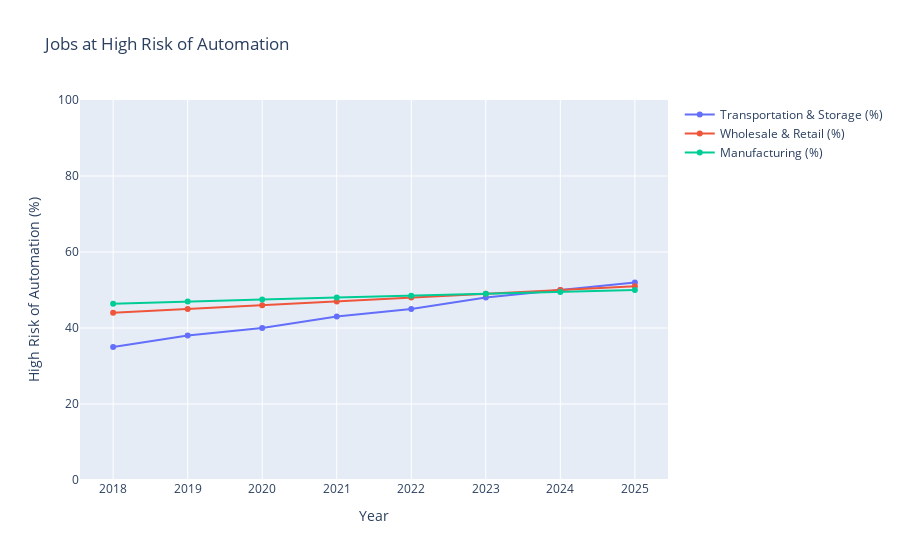

The notebook cell saved with this chart:
### Code cell
# Chuyển đổi các cột sang float nếu cần thiết
if df['Jobs at High Risk of Automation - Transportation & Storage (%)'].dtype == 'object':
    df['Jobs at High Risk of Automation - Transportation & Storage (%)'] = df['Jobs at High Risk of Automation - Transportation & Storage (%)'].str.rstrip('%').astype(float)

if df['Jobs at High Risk of Automation - Wholesale & Retail Trade'].dtype == 'object':
    df['Jobs at High Risk of Automation - Wholesale & Retail Trade'] = df['Jobs at High Risk of Automation - Wholesale & Retail Trade'].str.rstrip('%').astype(float)

if df['Jobs at High Risk of Automation - Manufacturing'].dtype == 'object':
    df['Jobs at High Risk of Automation - Manufacturing'] = df['Jobs at High Risk of Automation - Manufacturing'].str.rstrip('%').astype(float)

# Vẽ lại biểu đồ với các cột đã chuyển đổi thành float và trục Y từ 0 đến 100%
fig = go.Figure()

# Thêm các đường biểu diễn cho từng ngành
fig.add_trace(go.Scatter(x=df['Year'], y=df['Jobs at High Risk of Automation - Transportation & Storage (%)'],
                         mode='lines+markers', name='Transportation & Storage (%)'))
fig.add_trace(go.Scatter(x=df['Year'], y=df['Jobs at High Risk of Automation - Wholesale & Retail Trade'],
                         mode='lines+markers', name='Wholesale & Retail (%)'))
fig.add_trace(go.Scatter(x=df['Year'], y=df['Jobs at High Risk of Automation - Manufacturing'],
                         mode='lines+markers', name='Manufacturing (%)'))

# Cập nhật tiêu đề và nhãn trục, giới hạn trục Y từ 0 đến 100%
fig.update_layout(title='Jobs at High Risk of Automation',
                  xaxis_title='Year', yaxis_title='High Risk of Automation (%)',
                  yaxis=dict(range=[0, 100]))

# Hiển thị biểu đồ
fig.show()

### Figure 1 — Plotly figure (JSON) as saved in the notebook; plotly's stock layout.template omitted (floating-point values rounded to 4 significant figures)
{"data": [{"mode": "lines+markers", "name": "Transportation & Storage (%)", "type": "scatter", "x": [2018, 2019, 2020, 2021, 2022, 2023, 2024, 2025], "y": [35, 38, 40, 43, 45, 48, 50, 52]}, {"mode": "lines+markers", "name": "Wholesale & Retail (%)", "type": "scatter", "x": [2018, 2019, 2020, 2021, 2022, 2023, 2024, 2025], "y": [44, 45, 46, 47, 48, 49, 50, 51]}, {"mode": "lines+markers", "name": "Manufacturing (%)", "type": "scatter", "x": [2018, 2019, 2020, 2021, 2022, 2023, 2024, 2025], "y": [46.4, 47, 47.5, 48, 48.5, 49, 49.5, 50]}], "layout": {"title": {"text": "Jobs at High Risk of Automation"}, "xaxis": {"title": {"text": "Year"}}, "yaxis": {"range": [0, 100], "title": {"text": "High Risk of Automation (%)"}}}}
